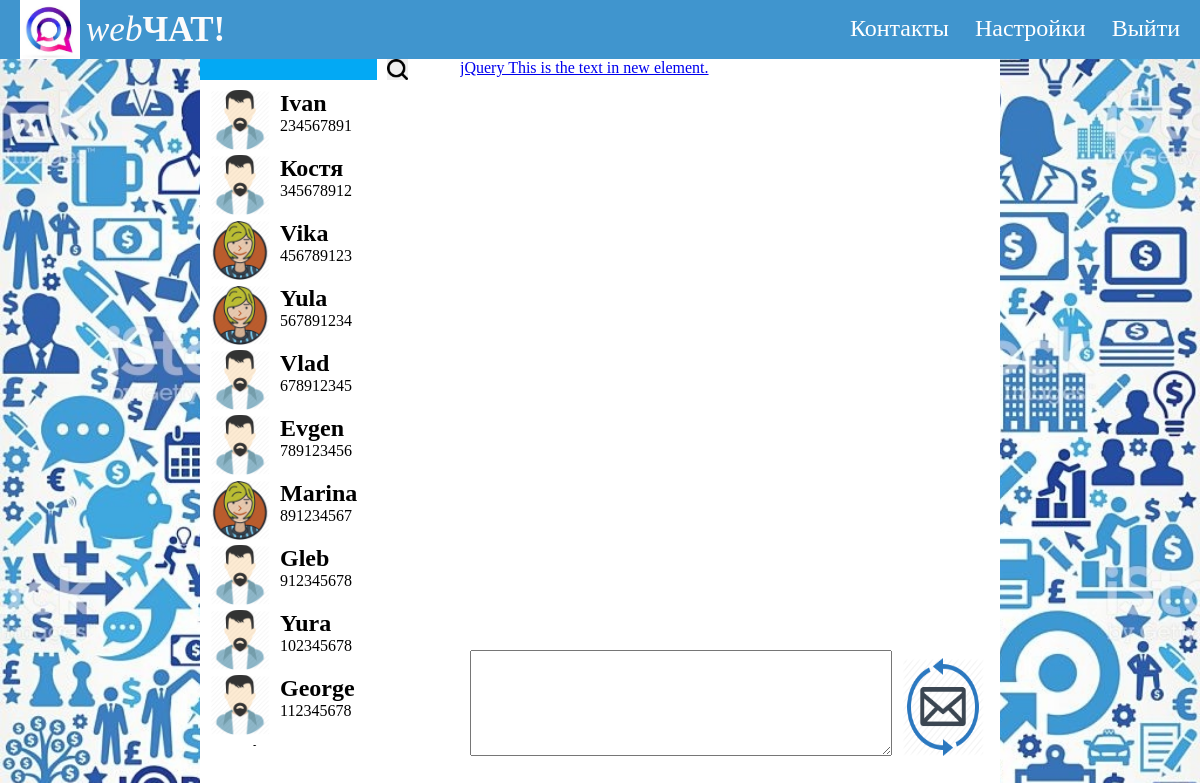
The page /chat.local/index.php (signed in) on the database its author committed.
### tables this page shows
CREATE TABLE `polzovateli` (
  `email` varchar(100) NOT NULL,
  `password` varchar(255) NOT NULL,
  `id` int(11) NOT NULL,
  `name` varchar(100) NOT NULL,
  `phone` varchar(20) NOT NULL,
  `photo` varchar(255) NOT NULL
);

### chat.local/modules/spisok.php
<?php
$sql = "SELECT * FROM polzovateli";
$result = mysqli_query($connect, $sql);
$col_polzovateli = mysqli_num_rows($result);
?>
<ul>
<?php
	$i = 0;
	while($i < $col_polzovateli){
		$polzovatel = mysqli_fetch_assoc($result);
		if (isset($_COOKIE["polzovatel_id"])) {
			if ($polzovatel["id"] == $_COOKIE["polzovatel_id"]) {continue;}
			}
		echo "<li>";
			echo "<a href='/index.php?user=" . $polzovatel["id"] . "'>";
				if($polzovatel["photo"]) {
					echo "<div class=\"avatar\">
					<img src='" . $polzovatel["photo"] . "'>
					</div>";
				}
			echo "<h2>" . $polzovatel["name"] . "</h2>";
			if ($polzovatel["phone"]) {
				echo "<span>" . $polzovatel["phone"] . "</span>";
			}
			echo "</a>";
		echo "</li>";
	$i++;
	}
?>
</ul>

### chat.local/style.css (style rules this page uses)
body { margin: 0; background: url(images/bg.jpg) no-repeat; background-size: 100%; height: 100%; }
#spisok ul { list-style-type: none; margin: 0; padding: 0; width: 100%; }
#spisok ul .avatar img { width: 100%; }
#spisok ul .avatar { width: 60px; height: 60px; float: left; margin-right: 10px; }
#spisok ul li { position: relative; padding: 10px; width: calc(100% - 20px); }
#spisok ul a { text-decoration: none; color: black; }
#spisok li h2 { margin: 0; }

### rows shown on the page
polzovateli: photo (placeholder picture), name "Ivan", phone "234567891"
polzovateli: photo (placeholder picture), name "Костя", phone "345678912"
polzovateli: photo (picture), name "Vika", phone "456789123"
polzovateli: photo (picture), name "Yula", phone "567891234"
polzovateli: photo (placeholder picture), name "Vlad", phone "678912345"
polzovateli: photo (placeholder picture), name "Evgen", phone "789123456"
polzovateli: photo (picture), name "Marina", phone "891234567"
polzovateli: photo (placeholder picture), name "Gleb", phone "912345678"
polzovateli: photo (placeholder picture), name "Yura", phone "102345678"
polzovateli: photo (placeholder picture), name "George", phone "112345678"
